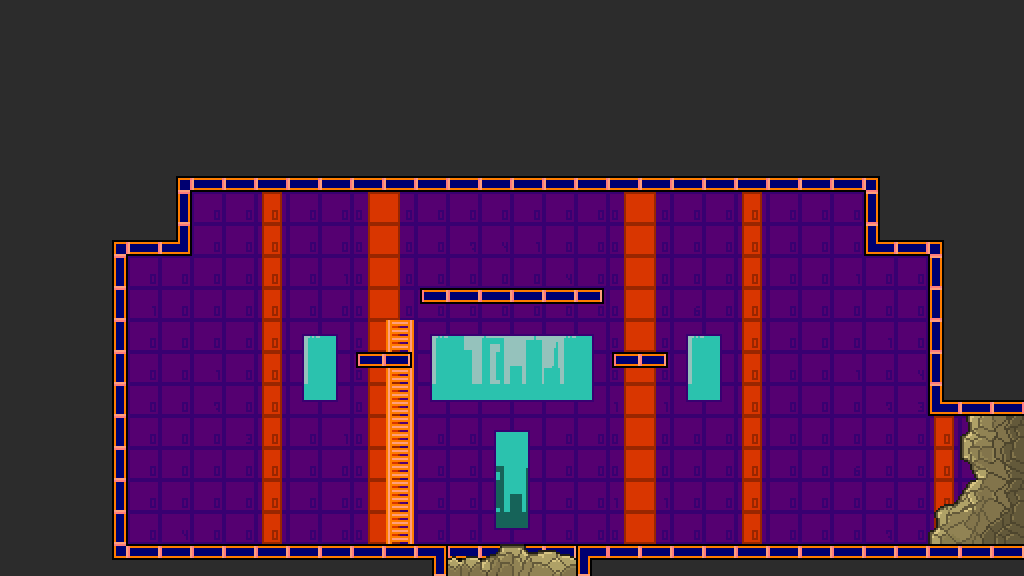

A 2D game scene composited from a Tiled map and its tileset images. What follows is a short description and the map's XML, with each tile layer's data collapsed to a summary:
An orthogonal 32x18 tile map with 32x32 px tiles, 12 tile layers (Sky, Sky2, Background, CollisionLayer, ...) and 5 objects.

<map version="1.0" orientation="orthogonal" width="32" height="18" tilewidth="32" tileheight="32">
 <tileset firstgid="1" name="generalSprite" tilewidth="32" tileheight="32">
  <image source="generalSprite.png" width="128" height="1184" />
  <tile id="60">
   <properties>
    <property name="tileType" value="empty" />
   </properties>
  </tile>
 </tileset>
 <layer name="Sky" width="32" height="18">
  <data>[576 cells, 17 non-empty, 1 distinct tile ids]</data>
 </layer>
 <layer name="Sky2" width="32" height="18">
  <data>[576 cells, 69 non-empty, 18 distinct tile ids]</data>
 </layer>
 <layer name="Background" width="32" height="18">
  <data>[576 cells, 324 non-empty, 22 distinct tile ids]</data>
 </layer>
 <layer name="CollisionLayer" width="32" height="18">
  <data>[576 cells, 576 non-empty, 13 distinct tile ids]</data>
 </layer>
 <layer name="DamagingLayer" width="32" height="18">
  <data>[576 cells, 576 non-empty, 1 distinct tile ids]</data>
 </layer>
 <layer name="DecorLayer" width="32" height="18">
  <data>[576 cells, 576 non-empty, 1 distinct tile ids]</data>
 </layer>
 <layer name="LadderLayer" width="32" height="18">
  <data>[576 cells, 576 non-empty, 2 distinct tile ids]</data>
 </layer>
 <layer name="PlatformLayer" width="32" height="18">
  <data>[576 cells, 576 non-empty, 4 distinct tile ids]</data>
 </layer>
 <layer name="UpBlockingLayer" width="32" height="18">
  <data>[576 cells, 576 non-empty, 1 distinct tile ids]</data>
 </layer>
 <layer name="DownBlockingLayer" width="32" height="18">
  <data>[576 cells, 576 non-empty, 5 distinct tile ids]</data>
 </layer>
 <layer name="LeftBlockingLayer" width="32" height="18">
  <data>[576 cells, 576 non-empty, 1 distinct tile ids]</data>
 </layer>
 <layer name="RightBlockingLayer" width="32" height="18">
  <data>[576 cells, 576 non-empty, 13 distinct tile ids]</data>
 </layer>
 <objectgroup name="EnemySpawnLayer" width="32" height="18">
  <object x="160" y="448" width="32" height="32" />
  <object x="576" y="448" width="32" height="32" />
 </objectgroup>
 <objectgroup name="PlayerSpawnLayer" width="32" height="18">
  <object x="800" y="448" width="64" height="96" />
 </objectgroup>
 <objectgroup name="SwitchSpawnLayer" width="32" height="18">
  <object x="640" y="256" width="32" height="32" />
 </objectgroup>
 <objectgroup name="ChestSpawnLayer" width="32" height="18">
  <object x="480" y="224" width="32" height="32" />
 </objectgroup>
</map>
